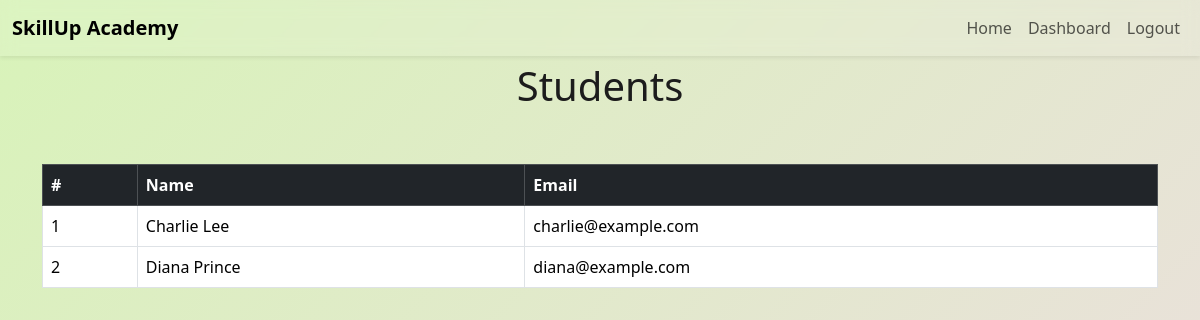
The app's page /instructor/students.php?c_id=1 (signed in) with its own data.
### tables this page shows
CREATE TABLE `users` (
  `u_id` int(11) NOT NULL,
  `email` varchar(50) NOT NULL,
  `contact` varchar(10) NOT NULL,
  `reg_date` date NOT NULL DEFAULT curdate(),
  `dob` date NOT NULL,
  `gender` varchar(6) NOT NULL,
  `name` varchar(100) NOT NULL
);

### instructor/students.php (the view, shortened to what this page needs)
<?php
include'../auth/cnct.php';
$c_id=$_GET['c_id'];
?>
<!DOCTYPE html>
<html lang="en">
<head>
  <link href="https://cdn.jsdelivr.net/npm/bootstrap@5.3.7/dist/css/bootstrap.min.css" rel="stylesheet"
>
  <link rel="stylesheet" href="https://cdn.jsdelivr.net/npm/bootstrap-icons@1.11.3/font/bootstrap-icons.css">
  <link rel="stylesheet" href="../style.css">
</head>
<body>
  <nav class="navbar navbar-expand-lg navbar-blur sticky-top shadow-sm">
    <div class="container-fluid">
      <a class="navbar-brand fw-bold" href="">SkillUp Academy</a>
      <div class="collapse navbar-collapse" id="navbarNav">
        <ul class="navbar-nav ms-auto">
          <li class="nav-item">
            <a class="nav-link" href="../index.php">Home</a>
          </li>
          <li class="nav-item">
            <a class="nav-link" href="dashboard.php">Dashboard</a>
          </li>
          <li class="nav-item">
            <a class="nav-link" href="../auth/logout.php">Logout</a>
          </li>
        </ul>
      </div>
    </div>
  </nav>
    <p class="fs-1 text-center">Students</p>
  <?php
  $stmt_list = $conn->prepare("
  SELECT users.name, users.email
FROM enrolls
JOIN students ON enrolls.u_id = students.u_id
JOIN users ON users.u_id = students.u_id
WHERE enrolls.c_id = ?
");
$stmt_list->bind_param("i", $c_id);
try{
  $stmt_list->execute();
  $stmt_list->bind_result($name,$email);
}
catch(Exception $e){
  $stmt_list->close();
  $conn->close();
  header("Location: courses.php");
  exit();
}
?>
<div class="container mt-5">
  <div class="table-responsive">
    <table class="table table-bordered table-hover align-middle">
      <thead class="table-dark">
        <tr>
          <th>#</th>
          <th>Name</th>
          <th>Email</th>
        </tr>
      </thead>
      <tbody>
        <?php
        $i = 1;
        while ($stmt_list->fetch()):
        ?>
        <tr>
          <td><?php echo $i++; ?></td>
          <td><?php echo htmlspecialchars($name); ?></td>
          <td><?php echo htmlspecialchars($email); ?></td>
        </tr>
        <?php endwhile; ?>
      </tbody>
    </table>
  </div>
</div>
</body>
</html>

### style.css (style rules this page uses)
html, body { margin: 0; padding: 0; background: linear-gradient(-45deg, #f6ed91, #bcecf0, #f5d5f0, #d8f3b9); background-size: 400% 400%; background-attachment: fixed; animation: gradientBG 10s ease-in-out infinite; font-family: 'Segoe UI', Tahoma, Geneva, Verdana, sans-serif; color: #1c1c1c; }
.navbar-blur { background-color: rgba(255, 255, 255, 0.1); backdrop-filter: blur(8px); -webkit-backdrop-filter: blur(8px); }

### records on screen
users: name "Charlie Lee", email "charlie@example.com"
users: name "Diana Prince", email "diana@example.com"
